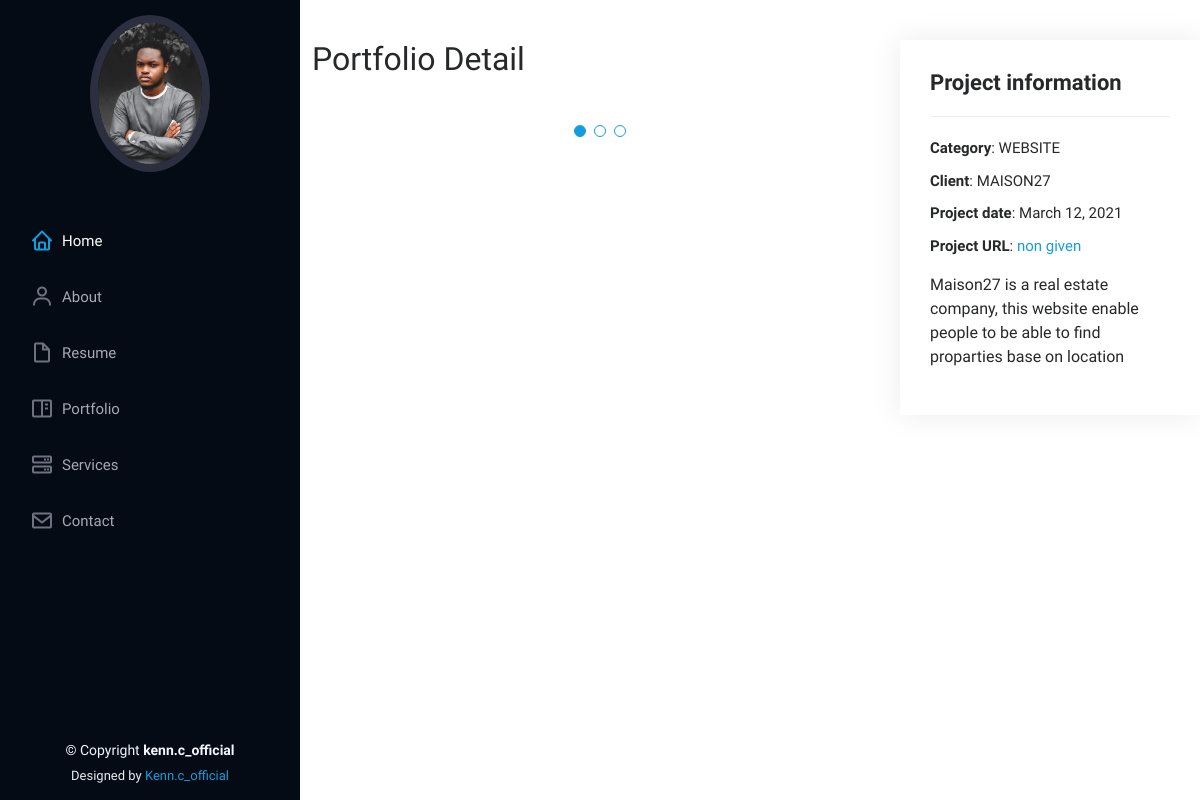
Before: /portfolio/1 with the older database file.
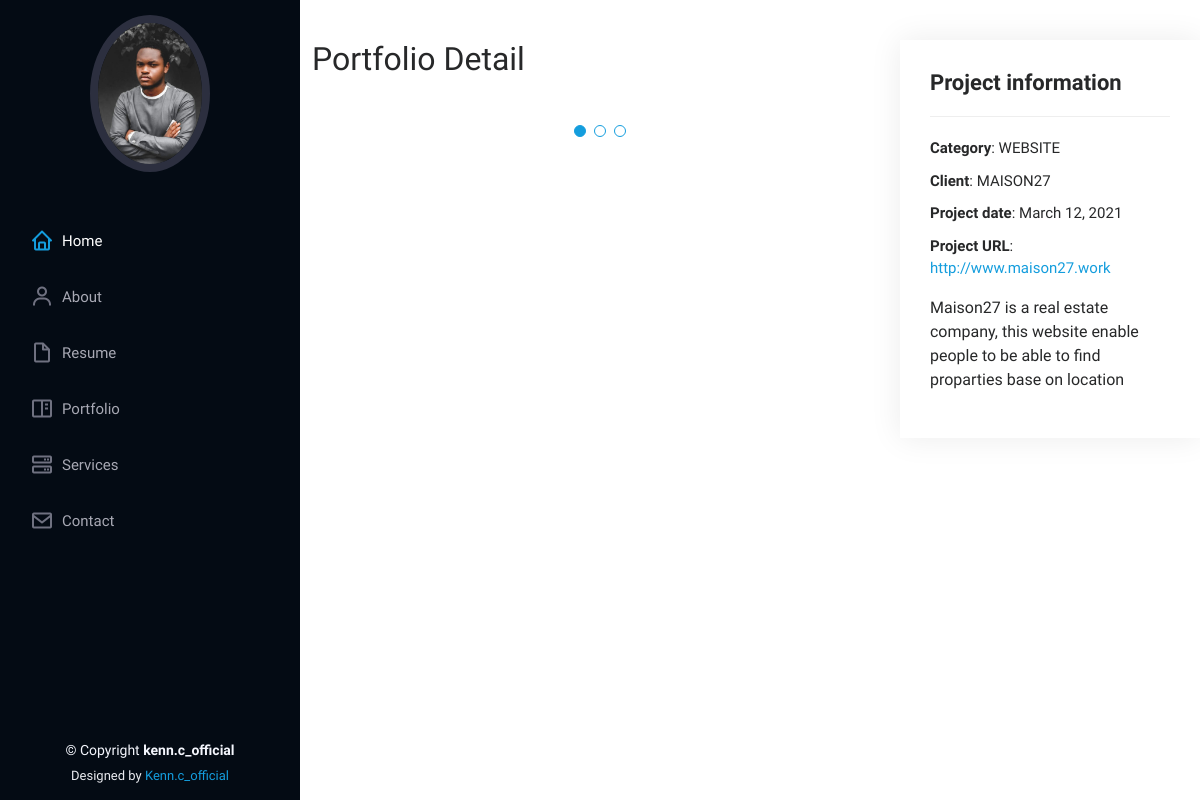
After: the same page with the newer database file.
### portfolio/models.py (models this page shows, shortened)
class Portfolio_Post(models.Model):
	name = models.CharField(max_length=255)
	category = models.CharField(max_length=255)
	client = models.CharField(max_length=255)
	project_date = models.DateField(auto_now_add=True)
	Discription = RichTextField(blank=True, null=True)
	image = CloudinaryField('image', null=True, blank=True)
	image2 = CloudinaryField('image', null=True, blank=True)
	image3 = CloudinaryField('image', null=True, blank=True)
	project_url = models.URLField(max_length=255, default='non given')

### portfolio/views.py (the view)
# urls.py: path('portfolio/<int:pk>', PortfolioDetailView.as_view(), name='portfolio-details'),
class PortfolioDetailView(DetailView):
    model = Portfolio_Post
    template_name = 'portfolio-details.html'

### portfolio/templates/portfolio-details.html (shortened to what this page needs)
{% extends 'index.html' %}
{% load static %}
{% block content %}
  <main id="main">
    <div id="portfolio-details" class="portfolio-details">
      <div class="container">
        <div class="row">
          <div class="col-lg-8">
            <h2 class="portfolio-title">Portfolio Detail</h2>
            <div class="portfolio-details-slider swiper-container">
              <div class="swiper-wrapper align-items-center">
                <div class="swiper-slide">
                </div>
              </div>
              <div class="swiper-pagination"></div>
            </div>
          </div>
          <div class="col-lg-4 portfolio-info">
            <h3>Project information</h3>
            <ul>
              <li><strong>Category</strong>: {{ portfolio_post.category|upper }}</li>
              <li><strong>Client</strong>: {{ portfolio_post.client|upper }}</li>
              <li><strong>Project date</strong>: {{ portfolio_post.project_date }}</li>
              <li><strong>Project URL</strong>: <a target="_blank" href="{{ portfolio_post.project_url }}">{{ portfolio_post.project_url }}</a></li>
            </ul>
            <p>
              {{ portfolio_post.Discription|safe }}
            </p>
          </div>
        </div>
      </div>
    </div>
  </main>
  {% endblock %}

### portfolio/templates/index.html (shortened to what this page needs)
{% load static %}
<!DOCTYPE html>
<html lang="en">
<head>
  <link href="{% static 'portfolio/assets/vendor/aos/aos.css'%}" rel="stylesheet">
  <link href="{% static 'portfolio/assets/vendor/bootstrap/css/bootstrap.min.css'%}" rel="stylesheet">
  <link href="{% static 'portfolio/assets/vendor/bootstrap-icons/bootstrap-icons.css'%}" rel="stylesheet">
  <link href="{% static 'portfolio/assets/vendor/boxicons/css/boxicons.min.css'%}" rel="stylesheet">
  <link href="{% static 'portfolio/assets/vendor/glightbox/css/glightbox.min.css'%}" rel="stylesheet">
  <link href="{% static 'portfolio/assets/vendor/swiper/swiper-bundle.min.css'%}" rel="stylesheet">
  <link href="{% static 'portfolio/assets/css/style.css'%}" rel="stylesheet">
</head>
<body>
  <header id="header">
    <div class="d-flex flex-column">
      <div class="profile">
        <img src="{% static 'portfolio/assets/img/mee.jpg'%}" alt="" class="img-fluid rounded-circle">
      <nav id="navbar" class="nav-menu navbar">
        <ul>
          <li><a href="#hero" class="nav-link scrollto active"><i class="bx bx-home"></i> <span>Home</span></a></li>
          <li><a href="#about" class="nav-link scrollto"><i class="bx bx-user"></i> <span>About</span></a></li>
          <li><a href="#resume" class="nav-link scrollto"><i class="bx bx-file-blank"></i> <span>Resume</span></a></li>
          <li><a href="#portfolio" class="nav-link scrollto"><i class="bx bx-book-content"></i> <span>Portfolio</span></a></li>
          <li><a href="#services" class="nav-link scrollto"><i class="bx bx-server"></i> <span>Services</span></a></li>
          <li><a href="#contact" class="nav-link scrollto"><i class="bx bx-envelope"></i> <span>Contact</span></a></li>
        </ul>
      </nav>
    </div>
  </header>
{% block content %}{% endblock %}
  <footer id="footer">
    <div class="container">
      <div class="copyright">
        &copy; Copyright <strong><span>kenn.c_official</span></strong>
      </div>
      <div class="credits">
         Designed by <a href=''>Kenn.c_official
      </div>
    </div>
  </footer>
</body>
</html>

### portfolio/static/portfolio/assets/css/style.css (style rules this page uses)
body { font-family: "Open Sans", sans-serif; color: #272829; }
a { color: #149ddd; text-decoration: none; }
h1, h2, h3, h4, h5, h6 { font-family: "Raleway", sans-serif; }
#header { position: fixed; top: 0; left: 0; bottom: 0; width: 300px; transition: all ease-in-out 0.5s; z-index: 9997; transition: all 0.5s; padding: 0 15px; background: #040b14; overflow-y: auto; }
#header .profile img { margin: 15px auto; display: block; width: 120px; border: 8px solid #2c2f3f; }
#main { margin-left: 300px; }
.nav-menu { padding: 30px 0 0 0; }
.nav-menu * { margin: 0; padding: 0; list-style: none; }
.nav-menu > ul > li { position: relative; white-space: nowrap; }
.nav-menu a { display: flex; align-items: center; color: #a8a9b4; padding: 12px 15px; margin-bottom: 8px; transition: 0.3s; font-size: 15px; }
.nav-menu a i { font-size: 24px; padding-right: 8px; color: #6f7180; }
.nav-menu a:hover, .nav-menu .active, .nav-menu li:hover > a { text-decoration: none; color: #fff; }
.nav-menu a:hover i, .nav-menu .active i, .nav-menu li:hover > a i { color: #149ddd; }
.portfolio-details { padding-top: 40px; }
.portfolio-details .portfolio-details-slider .swiper-pagination { margin-top: 20px; position: relative; }
.portfolio-details .portfolio-info { padding: 30px; box-shadow: 0px 0 30px rgba(5, 13, 24, 0.08); }
.portfolio-details .portfolio-info h3 { font-size: 22px; font-weight: 700; margin-bottom: 20px; padding-bottom: 20px; border-bottom: 1px solid #eee; }
.portfolio-details .portfolio-info ul { list-style: none; padding: 0; font-size: 15px; }
.portfolio-details .portfolio-info ul li + li { margin-top: 10px; }
#footer { padding: 15px; color: #f4f6fd; font-size: 14px; position: fixed; left: 0; bottom: 0; width: 300px; z-index: 9999; background: #040b14; }
#footer .copyright { text-align: center; }
#footer .credits { padding-top: 5px; text-align: center; font-size: 13px; color: #eaebf0; }

Changed rows visible on the page:
changed Portfolio_Post "WEBSITE": project_url "non given" → "http://www.maison27.work"
